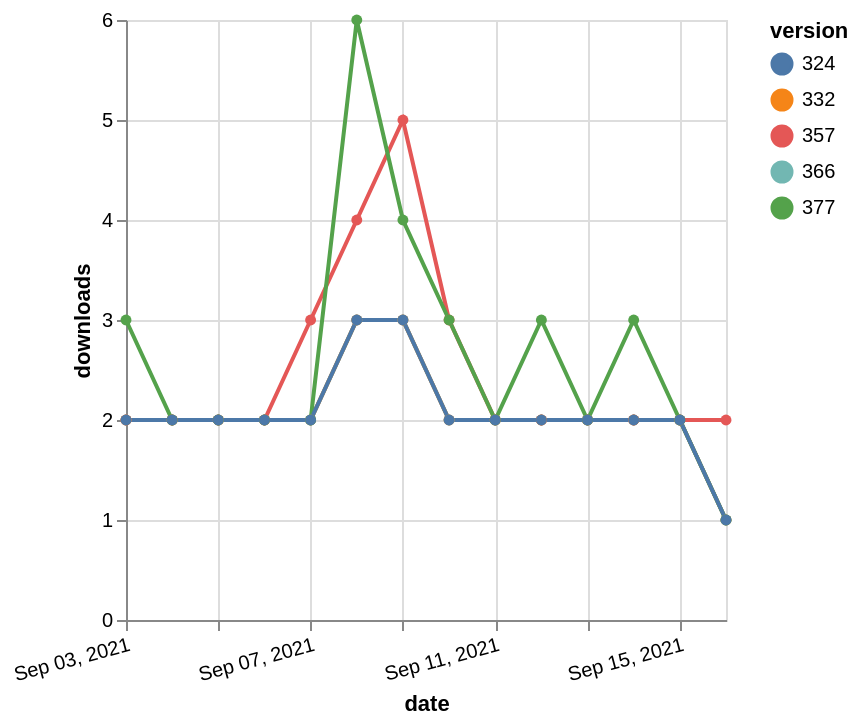

Write the Vega-Lite specification saved for this chart.
### Vega-Lite specification from a JSON file in a GitHub repository (floating-point values rounded to 4 significant figures)
{"$schema": "https://vega.github.io/schema/vega-lite/v5.json", "description": "A simple bar chart with embedded data.", "data": {"values": [{"date": "2021-09-03", "total": 2313, "delta": 2, "version": "366"}, {"date": "2021-09-04", "total": 2315, "delta": 2, "version": "366"}, {"date": "2021-09-05", "total": 2317, "delta": 2, "version": "366"}, {"date": "2021-09-06", "total": 2319, "delta": 2, "version": "366"}, {"date": "2021-09-07", "total": 2321, "delta": 2, "version": "366"}, {"date": "2021-09-08", "total": 2324, "delta": 3, "version": "366"}, {"date": "2021-09-09", "total": 2327, "delta": 3, "version": "366"}, {"date": "2021-09-10", "total": 2329, "delta": 2, "version": "366"}, {"date": "2021-09-11", "total": 2331, "delta": 2, "version": "366"}, {"date": "2021-09-12", "total": 2333, "delta": 2, "version": "366"}, {"date": "2021-09-13", "total": 2335, "delta": 2, "version": "366"}, {"date": "2021-09-14", "total": 2337, "delta": 2, "version": "366"}, {"date": "2021-09-15", "total": 2339, "delta": 2, "version": "366"}, {"date": "2021-09-16", "total": 2340, "delta": 1, "version": "366"}, {"date": "2021-09-03", "total": 2913, "delta": 2, "version": "357"}, {"date": "2021-09-04", "total": 2915, "delta": 2, "version": "357"}, {"date": "2021-09-05", "total": 2917, "delta": 2, "version": "357"}, {"date": "2021-09-06", "total": 2919, "delta": 2, "version": "357"}, {"date": "2021-09-07", "total": 2922, "delta": 3, "version": "357"}, {"date": "2021-09-08", "total": 2926, "delta": 4, "version": "357"}, {"date": "2021-09-09", "total": 2931, "delta": 5, "version": "357"}, {"date": "2021-09-10", "total": 2934, "delta": 3, "version": "357"}, {"date": "2021-09-11", "total": 2936, "delta": 2, "version": "357"}, {"date": "2021-09-12", "total": 2938, "delta": 2, "version": "357"}, {"date": "2021-09-13", "total": 2940, "delta": 2, "version": "357"}, {"date": "2021-09-14", "total": 2942, "delta": 2, "version": "357"}, {"date": "2021-09-15", "total": 2944, "delta": 2, "version": "357"}, {"date": "2021-09-16", "total": 2946, "delta": 2, "version": "357"}, {"date": "2021-09-03", "total": 2765, "delta": 2, "version": "332"}, {"date": "2021-09-04", "total": 2767, "delta": 2, "version": "332"}, {"date": "2021-09-05", "total": 2769, "delta": 2, "version": "332"}, {"date": "2021-09-06", "total": 2771, "delta": 2, "version": "332"}, {"date": "2021-09-07", "total": 2773, "delta": 2, "version": "332"}, {"date": "2021-09-08", "total": 2776, "delta": 3, "version": "332"}, {"date": "2021-09-09", "total": 2779, "delta": 3, "version": "332"}, {"date": "2021-09-10", "total": 2781, "delta": 2, "version": "332"}, {"date": "2021-09-11", "total": 2783, "delta": 2, "version": "332"}, {"date": "2021-09-12", "total": 2785, "delta": 2, "version": "332"}, {"date": "2021-09-13", "total": 2787, "delta": 2, "version": "332"}, {"date": "2021-09-14", "total": 2789, "delta": 2, "version": "332"}, {"date": "2021-09-15", "total": 2791, "delta": 2, "version": "332"}, {"date": "2021-09-16", "total": 2792, "delta": 1, "version": "332"}, {"date": "2021-09-03", "total": 2117, "delta": 3, "version": "377"}, {"date": "2021-09-04", "total": 2119, "delta": 2, "version": "377"}, {"date": "2021-09-05", "total": 2121, "delta": 2, "version": "377"}, {"date": "2021-09-06", "total": 2123, "delta": 2, "version": "377"}, {"date": "2021-09-07", "total": 2125, "delta": 2, "version": "377"}, {"date": "2021-09-08", "total": 2131, "delta": 6, "version": "377"}, {"date": "2021-09-09", "total": 2135, "delta": 4, "version": "377"}, {"date": "2021-09-10", "total": 2138, "delta": 3, "version": "377"}, {"date": "2021-09-11", "total": 2140, "delta": 2, "version": "377"}, {"date": "2021-09-12", "total": 2143, "delta": 3, "version": "377"}, {"date": "2021-09-13", "total": 2145, "delta": 2, "version": "377"}, {"date": "2021-09-14", "total": 2148, "delta": 3, "version": "377"}, {"date": "2021-09-15", "total": 2150, "delta": 2, "version": "377"}, {"date": "2021-09-16", "total": 2151, "delta": 1, "version": "377"}, {"date": "2021-09-03", "total": 2531, "delta": 2, "version": "324"}, {"date": "2021-09-04", "total": 2533, "delta": 2, "version": "324"}, {"date": "2021-09-05", "total": 2535, "delta": 2, "version": "324"}, {"date": "2021-09-06", "total": 2537, "delta": 2, "version": "324"}, {"date": "2021-09-07", "total": 2539, "delta": 2, "version": "324"}, {"date": "2021-09-08", "total": 2542, "delta": 3, "version": "324"}, {"date": "2021-09-09", "total": 2545, "delta": 3, "version": "324"}, {"date": "2021-09-10", "total": 2547, "delta": 2, "version": "324"}, {"date": "2021-09-11", "total": 2549, "delta": 2, "version": "324"}, {"date": "2021-09-12", "total": 2551, "delta": 2, "version": "324"}, {"date": "2021-09-13", "total": 2553, "delta": 2, "version": "324"}, {"date": "2021-09-14", "total": 2555, "delta": 2, "version": "324"}, {"date": "2021-09-15", "total": 2557, "delta": 2, "version": "324"}, {"date": "2021-09-16", "total": 2558, "delta": 1, "version": "324"}]}, "width": "container", "mark": {"type": "line", "point": {"filled": true}}, "encoding": {"x": {"field": "date", "type": "temporal", "timeUnit": "yearmonthdate", "title": "date", "axis": {"labelAngle": -15}}, "y": {"field": "delta", "type": "quantitative", "title": "downloads"}, "color": {"field": "version", "type": "nominal"}, "tooltip": {"field": "delta"}}}
